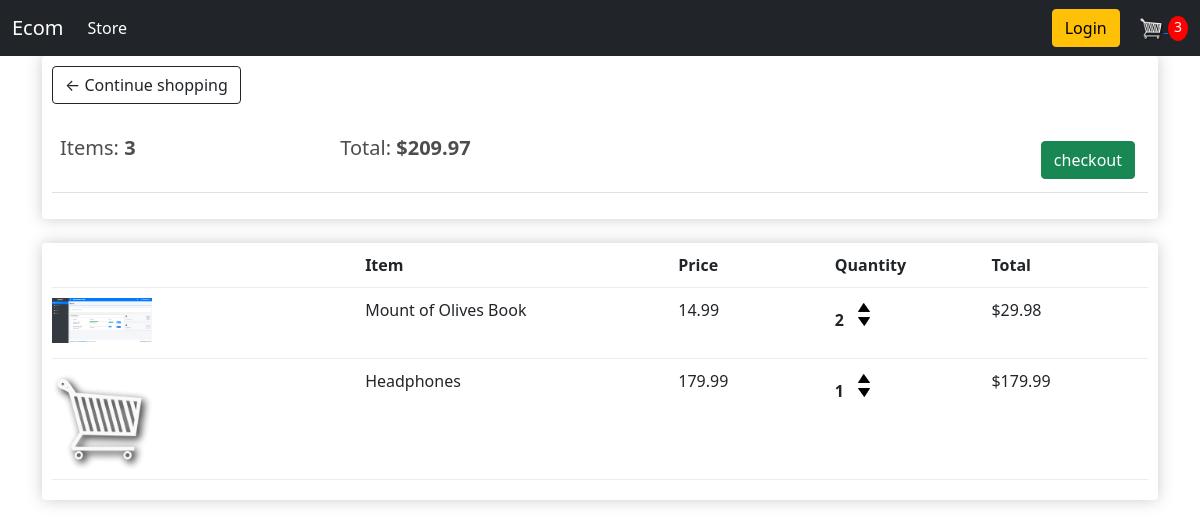
/cart/ (signed in), run on an earlier commit of the app's database.
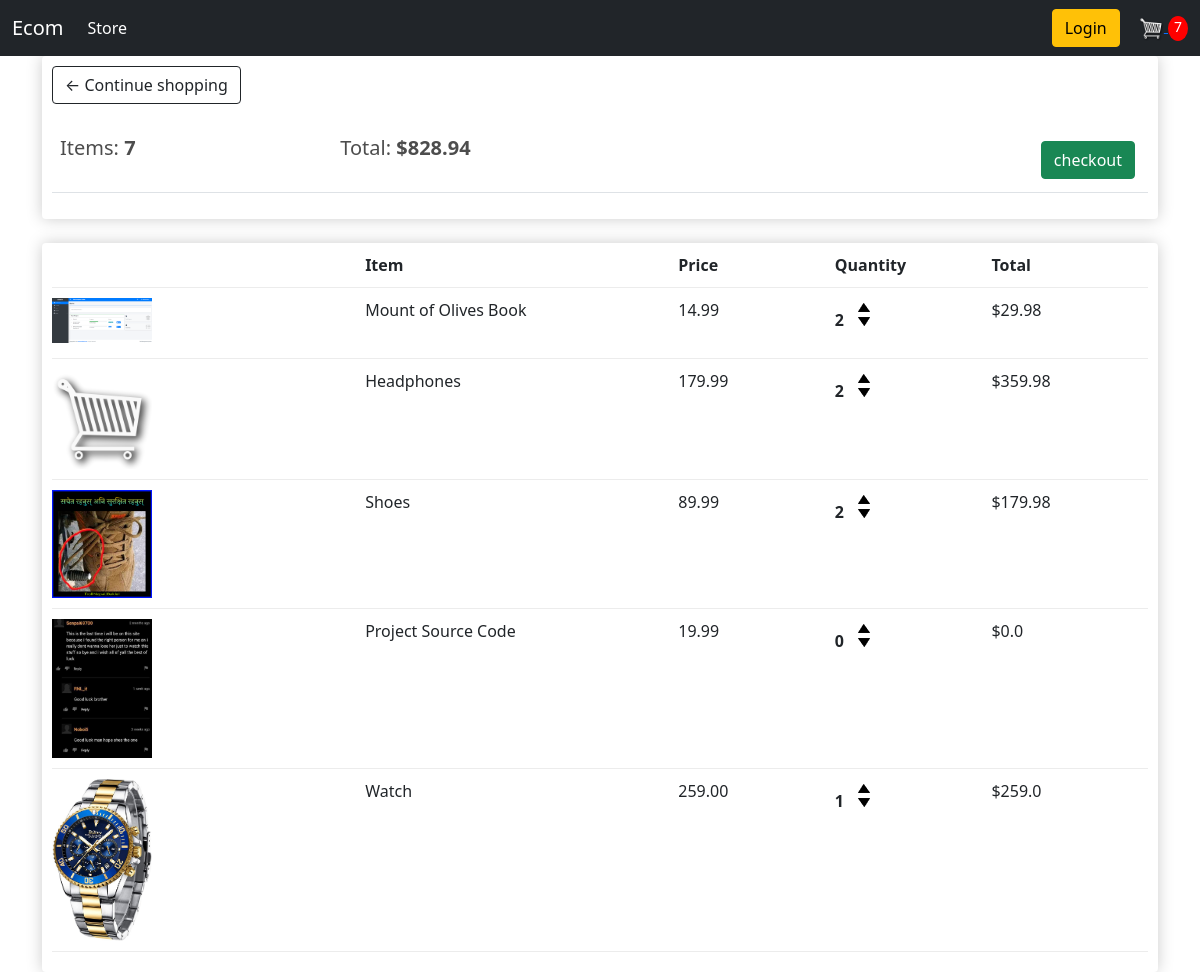
And on a later commit of the database.
### store/models.py (models this page shows, shortened)
class order(models.Model):
    customer=models.ForeignKey(customer,on_delete=models.SET_NULL,blank=True,null=True)
    date_ordered=models.DateTimeField(auto_now_add=True)
    complete=models.BooleanField(default=False,null=True,blank=False)
    transaction_id = models.CharField(max_length=200, null=True)
    @property
    def get_cart_total(self):
        orderitem=self.order_item_set.all()
        total=sum([item.get_total for item in orderitem])
        return total
    @property
    def get_cart_items(self):
        orderitem=self.order_item_set.all()
        total=sum([item.quantity for item in orderitem])
        return total

class order_item(models.Model):
    product=models.ForeignKey(product,on_delete=models.SET_NULL,blank=True,null=True)
    order = models.ForeignKey(order, on_delete=models.SET_NULL, blank=True, null=True)
    quantity=models.IntegerField(default=0,null=True,blank=True)
    date_added = models.DateTimeField(auto_now_add=True)
    @property
    def get_total(self):
        total=self.product.price * self.quantity
        return total

class product(models.Model):
     name=models.CharField(max_length=200,null=True)
     price=models.FloatField()
     digital=models.BooleanField(default=False,null=True,blank=False)
     image=models.ImageField(null=True,blank=True)
     @property
     def imageUrl(self):
        try:
            Url=self.image.url
        except:
            Url=''
        return Url

### store/views.py (the view)
# urls.py: path('cart/',views.cart,name="cart"),
def cart(request):
    if request.user.is_authenticated:
        customer=request.user.customer
        Order,created=order.objects.get_or_create(customer=customer,complete=False)
        items=Order.order_item_set.all()
        cartItems=Order.get_cart_items
    else:
        items=[]
        Order={'get_cart_total':0,'get_cart_items':0,'shipping':False}
        cartItems=Order['get_cart_items']
    context={'items':items,'order':Order,'cartItems':cartItems}
    return render(request,'store/cart.html',context)

### store/templates/store/cart.html
{%extends 'store/main.html'%} {% load static %} {% block content %}
<div class="row">
    <div class="col-lg 12">
        <div class="box-element">
            <a class="btn btn-outline-dark" href="{% url 'store'%}">&#x2190; Continue shopping</a>
            <br>
            <br>
            <table class="table">
                <tr>
                    <th>
                        <h5>Items: <strong>{{order.get_cart_items}}</strong></h5>
                    </th>
                    <th>
                        <h5>Total: <strong>${{order.get_cart_total|floatformat:2}}</strong></h5>
                    </th>
                    <th>
                        <a style="float: right; margin: 5px;" class="btn btn-success" href="{% url 'checkout'%}">checkout</a>
                    </th>
                </tr>
            </table>
        </div>
        <br>
        <div class="box-element">
            <div class="cart-row">
                <div style="flex: 2;"></div>
                <div style="flex: 2;"><strong>Item</strong> </div>
                <div style="flex: 1;"><strong>Price</strong> </div>
                <div style="flex: 1;"><strong>Quantity</strong> </div>
                <div style="flex: 1;"><strong>Total</strong> </div>
            </div>
            {% for item in items%}
            <div class="cart-row">
                <div style="flex: 2;"><img class="row-image" src="{{item.product.imageUrl}}"></div>
                <div style="flex: 2;">{{item.product.name}}</div>
                <div style="flex: 1;">{{item.product.price|floatformat:2}}</div>
                <div style="flex: 1;">
                    <p class="quantity">{{item.quantity}}</p>
                    <div class="quantity">
                        <img data-product={{item.product.id}} data-action="add"  class="chg-quantity update-cart" src="{% static  'images/arrow-up.png' %}">
                        <img data-product={{item.product.id}} data-action="remove" class="chg-quantity update-cart" src="{% static  'images/arrow-down.png' %}">
                    </div>
                </div>
                <div style="flex: 1;">${{item.get_total}}</div>
            </div>
            {% endfor %}
        </div>
    </div>
    {% endblock content %}

### store/templates/store/main.html (shortened to what this page needs)
<!DOCTYPE html> {% load static %}
<html lang="en">
<head>
    <link rel="stylesheet" type="text/css" href="{% static 'css/main.css'%}">
    <link href="https://cdn.jsdelivr.net/npm/bootstrap@5.1.3/dist/css/bootstrap.min.css" rel="stylesheet">
</head>
<body>
    <nav class="navbar navbar-expand-lg navbar-dark bg-dark">
        <div class="container-fluid">
            <a class="navbar-brand" href="{% url 'store' %}">Ecom</a>
            <div class="collapse navbar-collapse" id="navbarSupportedContent">
                <ul class="navbar-nav me-auto mb-2 mb-lg-0">
                    <li class="nav-item">
                        <a class="nav-link active" aria-current="page" href="{% url 'store' %}">Store</a>
                    </li>
                </ul>
                <div class="form-inline my-2 my-lg-0">
                    <a href="#" class="btn btn-warning">Login</a>
                    <a href="{% url 'cart' %}">
                        <img id="cart-icon" src="{% static 'images/6+cart.png' %}">
                    </a>
                    <p id="cart-total" style="margin-bottom: 0px;">{{cartItems}}</p>
                </div>
            </div>
        </div>
    </nav>
    <div class="container">
        {% block content %} {% endblock content %}
    </div>
</body>
</html>

### static/css/main.css (style rules this page uses)
body { background-color: hsl(0, 0%, 98%); }
h1, h2, h3, h4, h5, h6 { color: hsl(0, 0%, 30%); }
.box-element { box-shadow: hsl(0, 0%, 80%) 0 0 16px; background-color: #fff; border-radius: 4px; padding: 10px; }
.bg-dark { background-color: #4f868c!important; }
#cart-icon { width: 25px; display: inline-block; margin-left: 15px; }
#cart-total { display: inline-block; text-align: center; color: #fff; background-color: red; width: 20px; height: 25px; border-radius: 50%; font-size: 14px; }
.btn { border-radius: 0; }
.row-image { width: 100px; }
.cart-row { display: flex; align-items: flex-stretch; padding-bottom: 10px; margin-bottom: 10px; border-bottom: 1px solid #ececec; }
.quantity { display: inline-block; font-weight: 700; padding-right: 10px; }
.chg-quantity { width: 12px; cursor: pointer; display: block; margin-top: 5px; transition: .1s; }

What changed in the data, as far as the page shows it:
changed through a linked row, order: get_cart_items "3" → "7"; get_cart_total "209.97" → "828.94"
changed order_item "Headphones": quantity "1" → "2"; get_total "179.99" → "359.98"
added order_item: product.imageUrl (picture), product.name "Shoes", product.price "89.99", quantity "2", get_total "179.98"
added order_item: product.imageUrl (picture), product.name "Project Source Code", product.price "19.99", quantity "0", get_total "0.0"
added order_item: product.imageUrl (picture), product.name "Watch", product.price "259.00", quantity "1", get_total "259.0"
Also different on the page:
{{ cartItems }}: "3" → "7"
